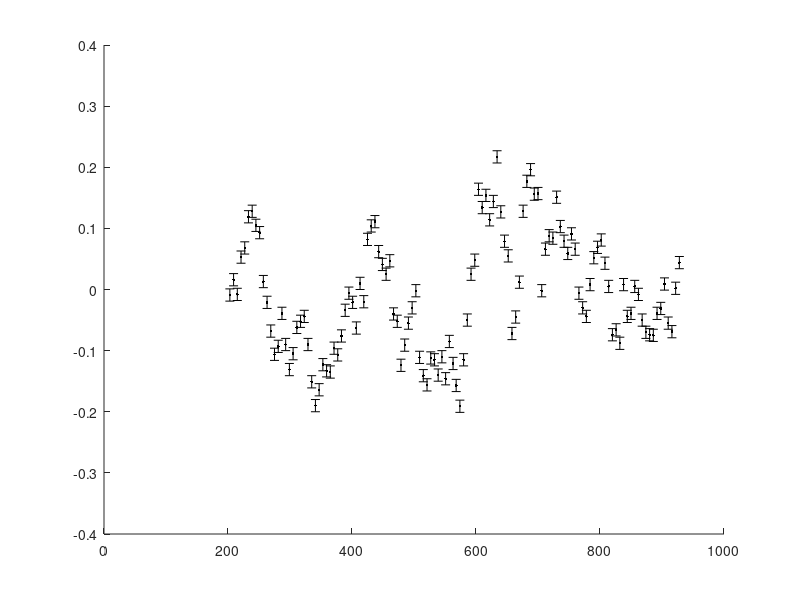

Write the MATLAB code that produced this figure. (Note: this script raises an error after producing the figure.)
clear all
close all

% optimisation options
options = optimset('MaxFunEvals',10000,'Algorithm','interior-point','Display','iter');

% read data
disp('Reading data..')
disp(' ')

fid = fopen('lensed_quasar_data.txt');

table = textscan(fid,'%f %f %f %f %f','CommentStyle','#');
fclose(fid);

ts = table{1};
y1s = table{2};
y2s = table{4};
nobs = length(ts);

y1errs = table{3};
y2errs = table{5};

figure(1)
errorbar(ts, y1s,y1errs,'.k','MarkerSize',20)
hold on
errorbar(ts, y2s,y2errs,'.b','MarkerSize',20)
hold off
title('Doubly Imaged Quasar Time Series')
xlabel('Days')
ylabel('Magnitude')
set(gca,'YDir','Reverse')
legend({'y1(t)','y2(t)'},'Location','NorthEast')

%% fit OU process to y1 data

disp('Fitting OU to y1')
disp(' ')

obj_ou1 = @(pp) -1*loglkhd_ou_process(y1s,y1errs,ts,pp(1),pp(2),pp(3));

start = [-100,10,1000]';
obj_ou1(start);

lb = [-Inf,1e-6,1e-6]';
ub = Inf(3,1);

[out,fval,exitflag,output,lambda,grad,hessian] = fmincon(obj_ou1,start,[],[],[],[],lb,ub,[],options);

minval = fval
fit_ou_pars1 = out;

c1 = fit_ou_pars1(1)
A1 = fit_ou_pars1(2)
tau1 = fit_ou_pars1(3)

tgrid = (100:1:1000)';
T_grid_mat = tgrid(:,ones(1,length(tgrid)));

% plot GP prior draws vs. dataset y1
figure(2)
for i=1:3
  rand_lc = mvnrnd(tgrid*0+c1, A1^2 *exp(-abs(T_grid_mat-T_grid_mat')/tau1));
  plot(tgrid,rand_lc,'LineWidth',2)
  hold on
end

errorbar(ts, y1s,y1errs,'.k','MarkerSize',20)
xlabel('Days')
ylabel('Magnitude')
set(gca,'YDir','Reverse')
title('Brightness Time Series y1(t) & GP Prior Draws')
hold off

%% compute posterior inference of GP curve for y1

disp('Compute GP posterior fit to y1')
disp(' ')

[condE,condCov] = gp_predict_ou(y1s,ts,y1errs,tgrid,c1,A1,tau1);

% plot dataset y1
figure(3)
errorbar(ts, y1s,y1errs,'.k','MarkerSize',20)
xlabel('Days')
ylabel('Magnitude')
set(gca,'YDir','Reverse')
title('Brightness Time Series y1(t) & GP Fit')
hold on

%plot posterior GP fit
plot(tgrid,condE,'-k','LineWidth',2)
[tvs,yvs] = errsnake(tgrid,[condE+sqrt(diag(condCov)),condE-sqrt(diag(condCov))]);
fill(tvs,yvs,[0.,0.5,0.5],'EdgeColor','none','FaceAlpha',0.5);
hold off

%% same thing for Y2

disp('Fitting OU to y2')
disp(' ')

obj_ou2 = @(pp) -1*loglkhd_ou_process(y2s,y2errs,ts,pp(1),pp(2),pp(3));
obj_ou2(start);

[out,fval,exitflag,output,lambda,grad,hessian] = fmincon(obj_ou2,start,[],[],[],[],lb,ub,[],options);

minval = fval
fit_ou_pars2 = out;

c2 = fit_ou_pars2(1)
A2 = fit_ou_pars2(2)
tau2 = fit_ou_pars2(3)

tgrid = (100:1:1000)';
T_grid_mat = tgrid(:,ones(1,length(tgrid)));

% plot GP prior draws vs. dataset y2
figure(4)
for i=1:3
  rand_lc = mvnrnd(tgrid*0+c2, A2^2 *exp(-abs(T_grid_mat-T_grid_mat')/tau2));
  plot(tgrid,rand_lc,'LineWidth',2)
  hold on
end

errorbar(ts, y2s,y2errs,'.k','MarkerSize',20)
xlabel('Days')
ylabel('Magnitude')
set(gca,'YDir','Reverse')
title('Brightness Time Series y2(t) & GP Prior Draws')
hold off

%% compute posterior inference of GP curve for y2
disp('Compute GP posterior fit to y2')
disp(' ')

[condE,condCov] = gp_predict_ou(y2s,ts,y2errs,tgrid,c2,A2,tau2);

% plot dataset y2
figure(5)
errorbar(ts, y2s, y2errs,'.k','MarkerSize',20)
xlabel('Days')
ylabel('Magnitude')
set(gca,'YDir','Reverse')
title('Brightness Time Series y2(t) & GP Fit')
hold on

%plot posterior GP fit
plot(tgrid,condE,'-k','LineWidth',2)
[tvs,yvs] = errsnake(tgrid,[condE+sqrt(diag(condCov)),condE-sqrt(diag(condCov))]);
fill(tvs,yvs,[0.,0.5,0.5],'EdgeColor','none','FaceAlpha',0.5);
hold off


%% preliminary estimates of parameters

disp('Preliminary Estimates of Parameters')
disp(' ')
% estimate mean level of OU process for y1
c_est = c1

% estimate of the overall difference in magnitudes 
% btw y2 relative to y1
dm_est = c2 - c1

% estimate the amplitude and timescale by averaging
% the (consistent) estimates from y1 and y2 separately
A_est = 0.5*( A1 + A2)
tau_est = 0.5*( tau1 + tau2)

%%
%obj = @(pp) -1*loglkhd_timedelay(y1s,y1errs,y2s,y2errs,ts,pp(1),pp(2),pp(3),pp(4),pp(5));

obj = @(pp) -1*loglkhd_timedelay(y1s,y1errs,y2s,y2errs,ts,pp(1),pp(2),pp(3),A_est,tau_est);
%obj = @(pp) -1*loglkhd_timedelay(y1s,y1errs,y2s,y2errs,ts,75,0.1,pp(1),pp(2),pp(3));
%obj = @(pp) -1*loglkhd_timedelay(y1s,y1errs,y2s,y2errs,ts,pp(1),pp(2),0,0.01,50);

%start = [50,dm_est,c_est,A_est,tau_est]';
%start = [c_est,A_est,tau_est]';
start = [70,dm_est,c_est];

obj(start)

%lb = [-Inf,-Inf,-Inf,1e-6,1e-6]';
%ub = Inf(5,1);

lb = [-Inf,-Inf,-Inf]';
ub = Inf(3,1);

%lb = [-Inf,1e-6,1e-6]';
%ub = Inf(3,1);

%lb = [-Inf, -Inf];
%ub = [Inf, Inf];

[out,fval,exitflag,output,lambda,grad,hessian] = fmincon(obj,start,[],[],[],[],lb,ub,[],options);

minval = fval;
fitpars = out;

dt_est = fitpars(1)
dm_est = fitpars(2)
c_est = fitpars(3)


%% evaluate GP marginal likelihood as fcn of dt, dm
dm_grid = (0.085:0.001:0.115)';
dt_grid = (71.5:0.01:72.5)';

[X,Y] = meshgrid(dt_grid,dm_grid);

loglkhd_grid = X*0;

for i=1:length(dm_grid)
    for j=1:length(dt_grid)
        
        loglkhd_grid(i,j) = -1*obj([dt_grid(j),dm_grid(i),c_est]);
    end
end

loglkhd_grid = loglkhd_grid - max(max(loglkhd_grid));

%% make likelihood contours
figure(6)
contour(X,Y,exp(loglkhd_grid),[0.01,0.05:0.1:0.95,0.99],'LineWidth',2)
xlabel('Time Delay \Deltat')
ylabel('Mag Shift \Deltam')
title('Marginal Likelihood Contours')

%% run Metropolis-within-Gibbs MCMC

n_mc = 1e4;

acc = zeros(3,1);

mc = zeros(n_mc,3);

disp('Initialising MCMC ...')
disp(' ')

% initialise chain
start = [73,dm_est,c_est]';
theta = start
log_post_curr = -1*obj(theta)

mc(1,:) = theta;

% proposal jump scale in each dimension (dt, dm, c)
jumps = [0.75; 0.01; 0.15];

tic;

for i=2:n_mc
   
   if mod(i,n_mc/10)==0
       disp(['i = ' num2str(i,'%.0f') ' : logpost = ' num2str(log_post_curr) ' : dt = ' num2str(theta(1))])
   end
   for j=1:length(jumps)
       
       theta_prop = theta;
       theta_prop(j) = theta(j) + jumps(j)*randn;
       
       log_post_prop = -1*obj(theta_prop);
       logr = log_post_prop - log_post_curr;
       
       if log(rand) < logr
           theta = theta_prop;
           acc(j) = acc(j)+1;
           log_post_curr = log_post_prop;
       else 
           % theta stays the same
       end
   end
   mc(i,:) = theta;
    
end

acc = acc/n_mc

runtime = toc

%% load pre-run MCMC chains (4)
%analyse chains

load mcmc_all.mat


%%
mc = mcmc_combine(mc_all,0.2*n_mc);

dt_est = mean(mc(:,1))
dm_est = mean(mc(:,2))
c_est = mean(mc(:,3))

%% plot deshifted lcs

figure(7)
errorbar(ts, y1s,y1errs,'.k','MarkerSize',20)
hold on
errorbar(ts-dt_est, y2s-dm_est,y2errs,'.b','MarkerSize',20)
hold off
title('Doubly Imaged Quasar Time Series - deshifted')
xlabel('Days')
ylabel('Magnitude')
set(gca,'YDir','Reverse')
legend({'y1(t)','y2(t-\Deltat) - \Deltam'},'Location','NorthEast')

%% posterior inference of latent light curve using combined time series

ys_comb = [y1s; y2s-dm_est];
ts_comb = [ts; ts-dt_est];
yerrs_comb = [y1errs; y2errs];

[condE,condCov] = gp_predict_ou(ys_comb,ts_comb,yerrs_comb,tgrid,c_est,A_est,tau_est);

hold on
plot(tgrid,condE,'-k','LineWidth',2)
[tvs,yvs] = errsnake(tgrid,[condE+sqrt(diag(condCov)),condE-sqrt(diag(condCov))]);
fill(tvs,yvs,[0.,0.5,0.5],'EdgeColor','none','FaceAlpha',0.5);
hold off

